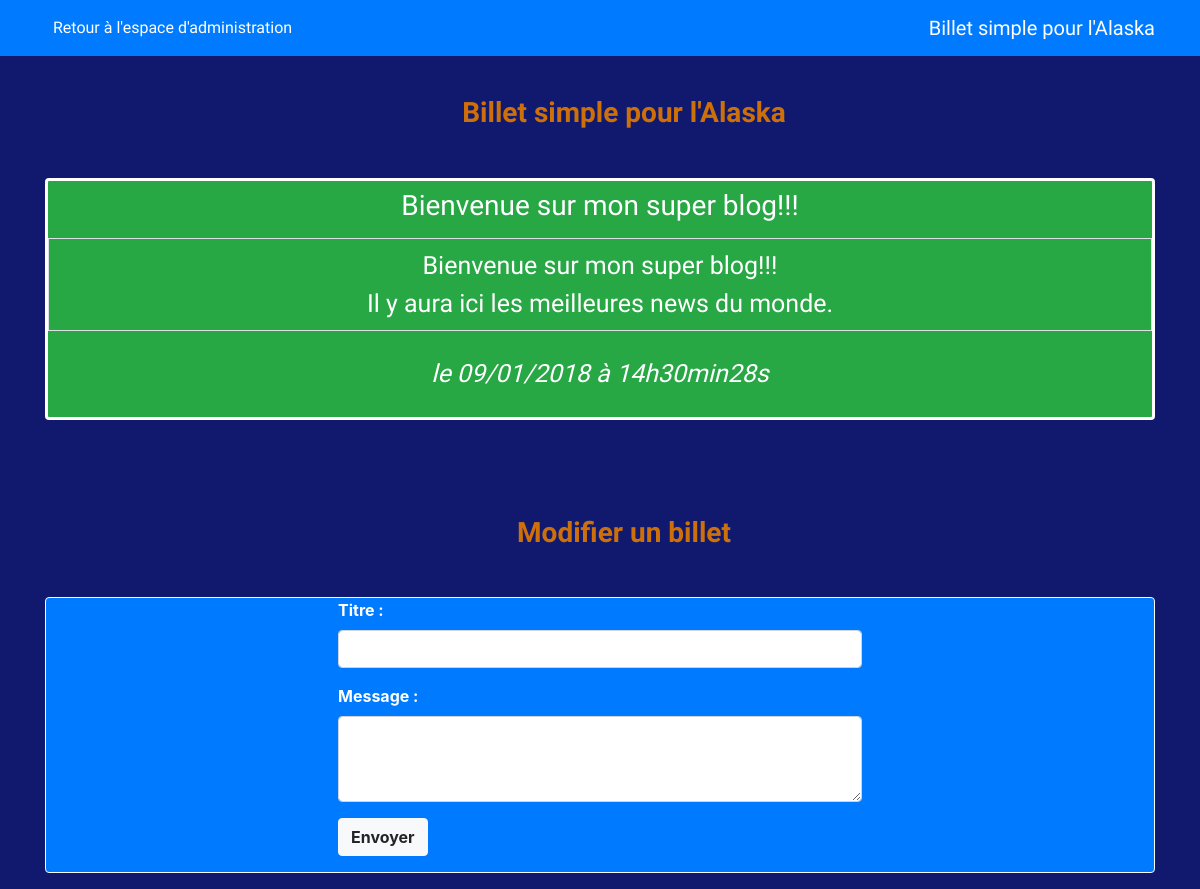
The app's page /index.php?action=changePost&id=1, older data.
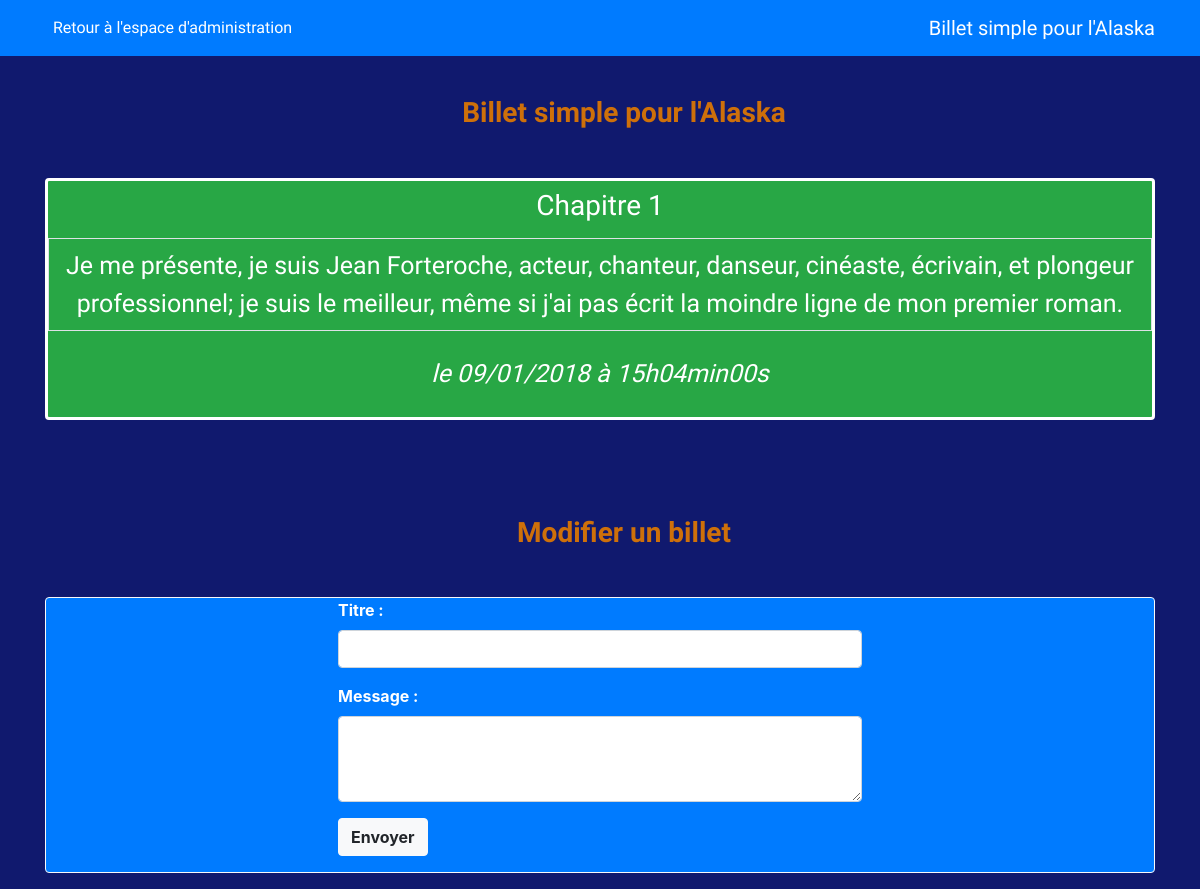
The same page, newer data.
### tables this page shows
CREATE TABLE IF NOT EXISTS `posts` (
  `id` int(11) NOT NULL AUTO_INCREMENT,
  `title` varchar(255) NOT NULL,
  `content` text NOT NULL,
  `creation_date` datetime NOT NULL,
  PRIMARY KEY (`id`)
);

### controller/frontend.php (called while the page is built, shortened)
<?php
require_once('model/PostManager.php');
function changePost()
{
    $postManager = new \OpenClassrooms\Blog\Model\PostManager();
    $post = $postManager->getPost($_GET['id']);
    require('view/frontend/changePostView.php');
}

### model/PostManager.php (called while the page is built, shortened)
<?php
    class PostManager extends Manager
    {
        public function getPost($postId)
        {
            $db = $this->dbConnect();
            $req = $db->prepare('SELECT id, title, content, DATE_FORMAT(creation_date, \'%d/%m/%Y à %Hh%imin%ss\') AS creation_date_fr FROM posts WHERE id = ?');
            $req->execute(array($postId));
            $post = $req->fetch();
            return $post;
        }
    }

### view/frontend/changePostView.php (the view, shortened to what this page needs)
<nav class="navbar navbar-expand-lg navbar-dark bg-primary fixed-top mb-5">
    <div class="container">
        <a class="navbar-brand order-1 mr-0" href="index.php" >Billet simple pour l'Alaska</a>
        <div class="collapse navbar-collapse" id="navbarNavAltMarkup">
            <div class="navbar-nav">
                <a class="nav-item nav-link text-white" href="index.php?action=admin">Retour à l'espace d'administration</a>
            </div>
        </div>
    </div>
</nav>
<div class="container">
    <div class="row">
        <div class="col-sm-12 my-5">
            <h3 class="my-5 pl-5 text-center">Billet simple pour l'Alaska</h3>
            <div class="bg-success rounded">
                <h3 class="text-center text-white chapitre py-2">
                    <?= htmlspecialchars($post['title']) ?>
                </h3>
                <p class="text-white text-center py-2 border">
                    <?= nl2br(htmlspecialchars($post['content'])) ?>
                </p>
                <p class="text-white text-center py-2">
                    <em>le <?= $post['creation_date_fr'] ?></em>
                </p>
            </div>
        </div>
    </div>
</div>
<div class="container">
    <div class="row">
        <div class="col-sm-12">
            <h3 class="my-5 pl-5 text-center">Modifier un billet</h3>
            <div class="bg-primary rounded font-weight-bold border border-light mb-3">
                <form class="col-sm-6 mx-auto" action="index.php?action=updatePost&amp;id=<?= $post['id'] ?>" method="post">
                    <div class="form-group">
                        <label for="title" class="text-white">Titre :</label>
                        <input type="text" class="form-control" id="title" name="title" aria-describedby="emailHelp">
                    </div>
                    <div class="form-group">
                        <label for="content" class="text-white">Message :</label>
                        <textarea class="form-control" id="content" name="content" rows="3"></textarea>
                    </div>
                    <button type="submit" class="btn btn-light font-weight-bold d-flex justify-content-center mb-3">Envoyer</button>
                </form>
            </div>
        </div>
    </div>
</div>
<?php require('template.php'); ?>

Row changes from the older to the newer data that the page shows:
changed posts: title "Bienvenue sur mon super blog!!!" → "Chapitre 1"; content "Bienvenue sur mon super blog!!! Il y aura ici les meilleures news du monde." → "Je me présente, je suis Jean Forteroche, acteur, chanteur, danseur, cinéaste, écrivain, et plongeur professionnel; je suis le meilleur, même si j'ai pas écrit la moindre ligne de mon premier roman."
Text that changed along with them:
$post['creation_date_fr']: "09/01/2018 à 14h30min28s" → "09/01/2018 à 15h04min00s"
